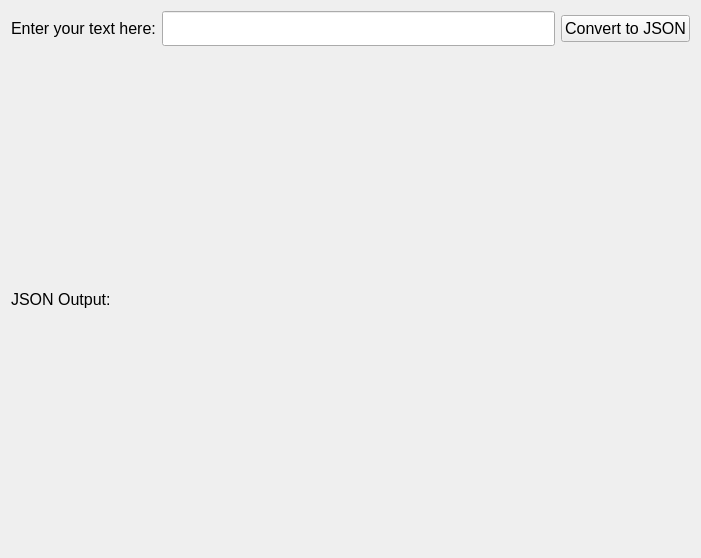
<?xml version="1.0" encoding="UTF-8"?>
<ui version="4.0">
 <class>stringToJSON</class>
 <widget class="QMainWindow" name="stringToJSON">
  <property name="geometry">
   <rect>
    <x>0</x>
    <y>0</y>
    <width>701</width>
    <height>558</height>
   </rect>
  </property>
  <property name="windowTitle">
   <string>stringToJSON</string>
  </property>
  <widget class="QWidget" name="centralWidget">
   <layout class="QGridLayout" name="gridLayout">
    <item row="0" column="0">
     <widget class="QLabel" name="enterTextLabel">
      <property name="font">
       <font>
        <pointsize>12</pointsize>
       </font>
      </property>
      <property name="text">
       <string>Enter your text here:</string>
      </property>
     </widget>
    </item>
    <item row="0" column="1">
     <widget class="QLineEdit" name="textEntry">
      <property name="minimumSize">
       <size>
        <width>0</width>
        <height>35</height>
       </size>
      </property>
      <property name="font">
       <font>
        <pointsize>12</pointsize>
       </font>
      </property>
     </widget>
    </item>
    <item row="0" column="2">
     <widget class="QPushButton" name="convertToJSONPushButton">
      <property name="font">
       <font>
        <pointsize>12</pointsize>
       </font>
      </property>
      <property name="text">
       <string>Convert to JSON</string>
      </property>
     </widget>
    </item>
    <item row="1" column="0">
     <widget class="QLabel" name="JSONOutputLabel">
      <property name="font">
       <font>
        <pointsize>12</pointsize>
       </font>
      </property>
      <property name="text">
       <string>JSON Output:</string>
      </property>
     </widget>
    </item>
    <item row="1" column="1" colspan="2">
     <widget class="QLabel" name="JSONText">
      <property name="font">
       <font>
        <pointsize>12</pointsize>
       </font>
      </property>
      <property name="text">
       <string>&lt;JSON Text Display here&gt;</string>
      </property>
     </widget>
    </item>
   </layout>
  </widget>
 </widget>
 <layoutdefault spacing="6" margin="11"/>
 <resources/>
 <connections/>
</ui>
